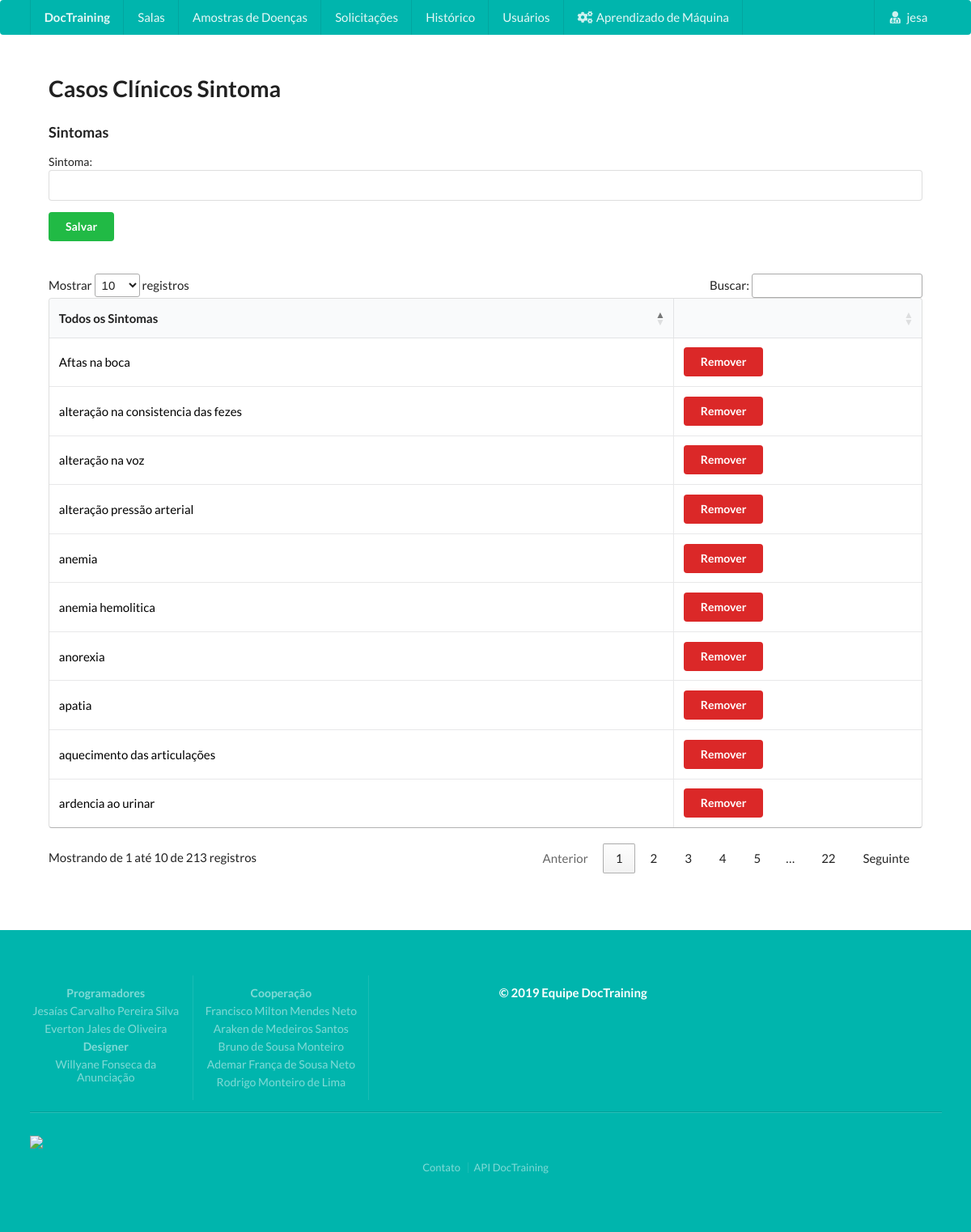
The page /sintoma/novo/ (signed in) on the database its author committed.
### doctrainingapp/models.py (models this page shows, shortened)
class Sintoma(models.Model):
    nome_sintoma = models.CharField(max_length=100,unique=True)

### doctrainingapp/views.py (the view)
# urls.py: path('sintoma/novo/',login_required(solicitar_novo_sintoma),name='solicitar_novo_sintoma'),
def solicitar_novo_sintoma(request):
    usuario = request.user#usuario logado
    sintomas_todos = Sintoma.objects.all().order_by('nome_sintoma')
    ver_remover = False#Falso indica que essa pagina é de novo sintoma e assim não há como remover sem saber o que
    if  request.method == "POST":#se tiver sido eviado os dados no formulario
        solicitacao_alterar_sintoma = Solicitacao_Alterar_Caso_Clinico()#novo objeto
        nome_sintoma = request.POST.get("nome_sintoma")
        try:
            Sintoma.objects.get(nome_sintoma=nome_sintoma)
            messages.add_message(request, ERROR, 'Nome do sintoma já existe.')#mensagem para o usuario
            nome_sintoma =  ''
            return render(request,'sintoma.html',{'nome_sintoma':nome_sintoma,'sintoma':sintoma,'usuario':usuario,'sintomas_todos':sintomas_todos})
        except Exception as e:
            pass
        if len(nome_sintoma) <= 2:# se nome digitado for curto
            messages.add_message(request, ERROR, 'Nome do sintoma é muito curto.')#mensagem para o usuario
            nome_sintoma =  ""
            dados={'ver_remover':ver_remover, 'nome_sintoma':nome_sintoma, 'sintoma':sintoma,'usuario':usuario,'sintomas_todos':sintomas_todos}
            return render(request,'sintoma.html',dados)
        solicitacao_alterar_sintoma.nome_novo_sintoma_modificado = nome_sintoma
        solicitacao_alterar_sintoma.solicitante = usuario
        solicitacao_alterar_sintoma.tipo_alteracao = 1#0-DELETE; 1-CREATE; ou (2)-UPDATE
        solicitacao_alterar_sintoma.acao = 2#0-RECUSADO; 1-ACEITO; ou (2)-PENDENTE
        solicitacao_alterar_sintoma.save()
        messages.add_message(request, SUCCESS, 'Foi cadastrada uma solicitação para novo nome de sintoma.')#mensagem para o usuario
        return redirect('/sintoma/novo/')
    else:
        try:
            nome_sintoma =  ""
            dados={'ver_remover':ver_remover,'nome_sintoma':nome_sintoma,'sintoma':sintoma,'usuario':usuario,'sintomas_todos':sintomas_todos}
            return render(request,'sintoma.html',dados)
        except Exception as e:
            mandar_email_error(str(e),usuario,request.resolver_match.url_name)
            messages.add_message(request, ERROR, 'Ocorreu um erro. Tente novamente mais tarde.')#mensagem para o usuario
            return redirect('/doctraining/')

### doctrainingapp/templates/sintoma.html (shortened to what this page needs)
{% include 'cabecalho2.html' %}
<h1>
  Casos Clínicos Sintoma {{nome_sintoma}}
</h1>
<h3>Sintomas</h3>
<form class="ui form" action="" method="post">{% csrf_token %}
    <div>
          <label class="ui labeled input" for="id_sintoma">Sintoma:</label>
          <input name="nome_sintoma" maxlength="100" type="text" required value="{{nome_sintoma}}">
    </div>
      <input type="submit" name="post" value="Salvar" class="ui button green" />
</form>
<br>
<br>
<div class="dimmable">
    <div class="ui active inverted dimmer">
      <div class="ui active centered inline loader"></div>
    </div>
  <table id="example" class="ui celled table" style="width:100%">
    <thead>
      <tr>
        <th>Todos os Sintomas</th>
        <th></th>
      </tr>
    </thead>
    <tbody>
      {% for sintoma in sintomas_todos  %}
            <tr>
              <td> <a href="{% url 'doctrainingapp:sintoma' sintoma.pk  %}" > <font color="black"> {{sintoma.nome_sintoma}} </font> </a> </td>
              <td><a class="ui red button" type="submit" onclick="confirmExclusao({{sintoma.pk}})"  > Remover </a></td>
            </tr>
      {% endfor %}
    </tbody>
  </table>
</div>
</div>
<div>
{% include 'rodape.html' %}

### doctrainingapp/templates/menu.html (shortened to what this page needs)
{% load staticfiles %}
{%if request.user.is_authenticated %}
    <a class="item" href="{% url 'doctrainingapp:todas_salas' %}">Salas</a>
    <a class="item" href="{% url 'doctrainingapp:casos_clinicos' %}">Amostras de Doenças</a>
    {%if request.user.is_staff %}
            <a href="{% url 'doctrainingapp:solicitacoes_alteracao_casos_clinicos' %}" class="item">Solicitações</a>
            <a href="{% url 'doctrainingapp:log_solicitacoes_alteracao_casos_clinicos' %}" class="item">Histórico </a>
            <a href="{% url 'doctrainingapp:usuarios' %}" class="item">Usuários </a>
    {% else %}
            <a href="{% url 'doctrainingapp:solicitacoes_alteracao_casos_clinicos' %}" class="item">Minhas Solicitações</a>
            <a href="{% url 'doctrainingapp:log_solicitacoes_alteracao_casos_clinicos' %}" class="item">Meu Histórico </a>
    {% endif %}
    {%if request.user.is_superuser %}
        <div class="ui simple dropdown item">
                  <i class="settings icon"></i>Aprendizado de Máquina
        </div>
    {% endif %}
    <div class="ui simple dropdown item right">
              <i class="user md icon"></i> {{request.user.username}}
    </div>
{% endif %}

### rows shown on the page
Sintoma: nome_sintoma "Aftas na boca"
Sintoma: nome_sintoma "alteração na consistencia das fezes"
Sintoma: nome_sintoma "alteração na voz"
Sintoma: nome_sintoma "alteração pressão arterial"
Sintoma: nome_sintoma "anemia"
Sintoma: nome_sintoma "anemia hemolitica"
Sintoma: nome_sintoma "anorexia"
Sintoma: nome_sintoma "apatia"
Sintoma: nome_sintoma "aquecimento das articulações"
Sintoma: nome_sintoma "ardencia ao urinar"

### other values the page prints
{{ request.user.username }} "jesa"
